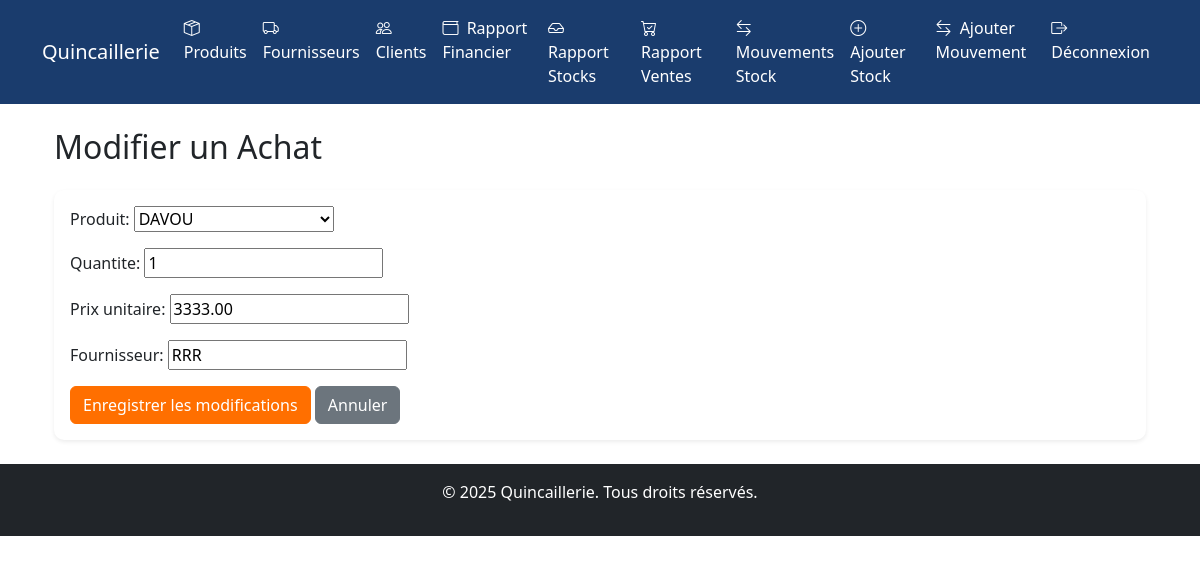
Screenshot of /achats/modifier/1/ (signed in) with the database file from the repository.
### achats/models.py (models this page shows, shortened)
class Achat(models.Model):
    produit = models.ForeignKey(Produit, on_delete=models.CASCADE, related_name='achats')
    quantite = models.IntegerField()
    prix_unitaire = models.DecimalField(max_digits=10, decimal_places=2)
    date_achat = models.DateTimeField(auto_now_add=True)
    fournisseur = models.CharField(max_length=200, blank=True)
    class Meta:
        verbose_name = "Achat"
        verbose_name_plural = "Achats"
        ordering = ['-date_achat']

### achats/views.py (the view)
# urls.py: path('modifier/<int:pk>/', views.modifier_achat, name='modifier_achat'),
@login_required
def modifier_achat(request, pk):
    achat = get_object_or_404(Achat, pk=pk)  # Utilisé get_object_or_404 pour gérer les erreurs 404
    if request.method == 'POST':
        form = AchatForm(request.POST, instance=achat)
        if form.is_valid():
            try:
                ancien_quantite = achat.quantite
                nouveau_achat = form.save()
                stock = Stock.objects.get(produit=achat.produit)
                difference = nouveau_achat.quantite - ancien_quantite
                stock.quantite += difference
                stock.save()
                MouvementStock.objects.create(
                    produit=achat.produit,
                    quantite=difference,
                    type_mouvement='entree' if difference > 0 else 'ajustement',
                    description=f"Modification achat {achat.id}"
                )
                messages.success(request, "Achat modifié avec succès.")
                return redirect('achats:liste_achats')  # Ajouté le namespace 'achats:'
            except Stock.DoesNotExist:
                messages.error(request, "Erreur : Le stock pour ce produit n'existe pas.")
            except Exception as e:
                messages.error(request, f"Erreur lors de la modification de l'achat : {str(e)}")
    else:
        form = AchatForm(instance=achat)
    return render(request, 'achats/modifier_achat.html', {'form': form, 'achat': achat})

### achats/forms.py
class AchatForm(forms.ModelForm):
    produit = forms.ModelChoiceField(queryset=Produit.objects.all(), empty_label="Sélectionner un produit")
    class Meta:
        model = Achat
        fields = ['produit', 'quantite', 'prix_unitaire', 'fournisseur']
        widgets = {
            'quantite': forms.NumberInput(attrs={'min': 1}),
            'prix_unitaire': forms.NumberInput(attrs={'step': '0.01'}),
            'fournisseur': forms.TextInput(attrs={'placeholder': 'Nom du fournisseur'}),
        }

### produits/models.py (called while the page is built)
    def __str__(self):
        return self.nom

### achats/templates/achats/modifier_achat.html (shortened to what this page needs)
{% extends 'base.html' %}
{% load static %}
{% block contenu %}
<div class="container fade-in">
    <h2 class="mb-4">Modifier un Achat</h2>
    <div class="card border-0 shadow-sm">
        <div class="card-body">
            <form method="post">
                {{ form.as_p }}
                <button type="submit" class="btn btn-primary">Enregistrer les modifications</button>
                <a href="{% url 'liste_achats' %}" class="btn btn-secondary">Annuler</a>
            </form>
        </div>
    </div>
</div>
{% endblock %}

### static/css/styles.css (style rules this page uses)
.card { border-radius: 10px; }
.btn-primary, .btn-outline-primary { background-color: #ff6f00; border-color: #ff6f00; transition: background-color 0.3s ease, transform 0.2s ease; }
.fade-in { animation: fadeIn 0.5s ease-in; }

### rows the page displays
Achat: produit "DAVOU", quantite "1", prix_unitaire "3333.00", fournisseur "RRR"
